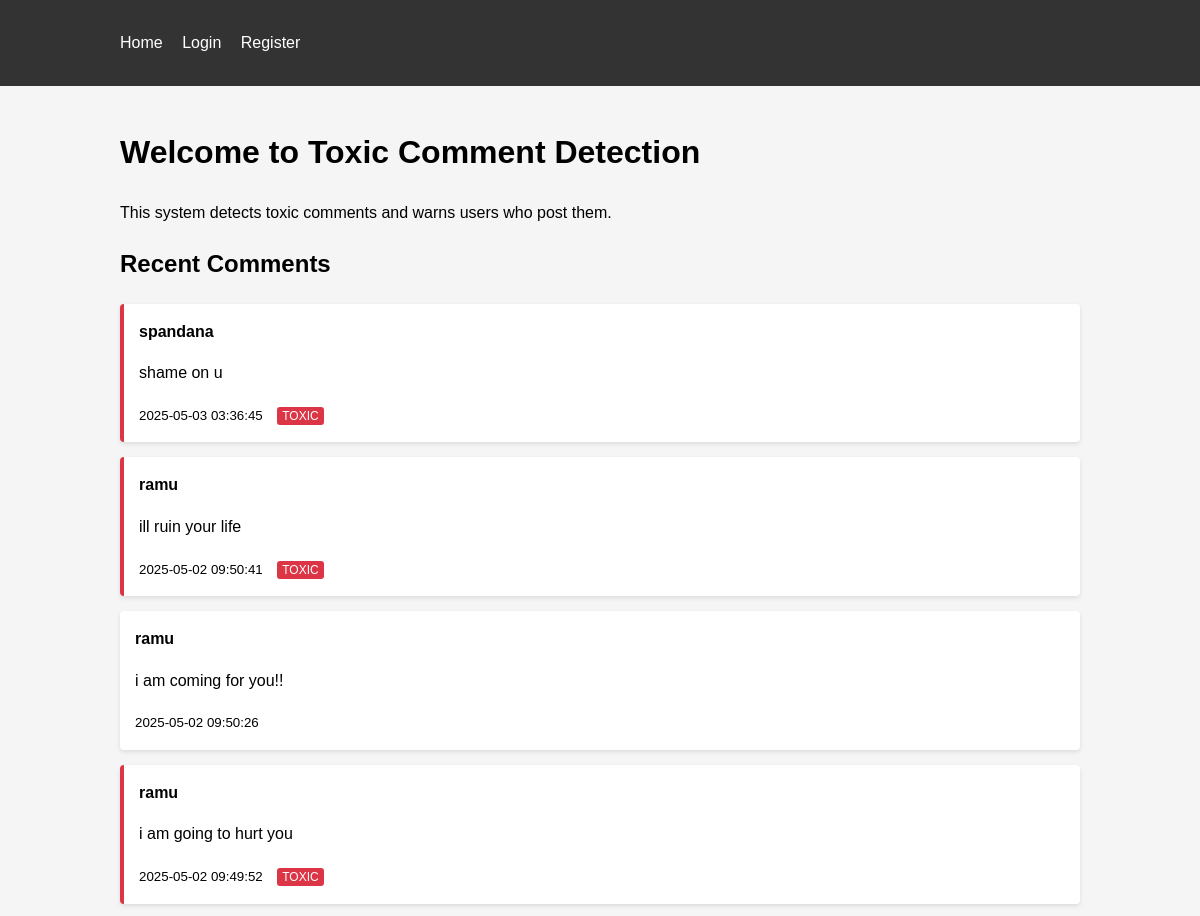
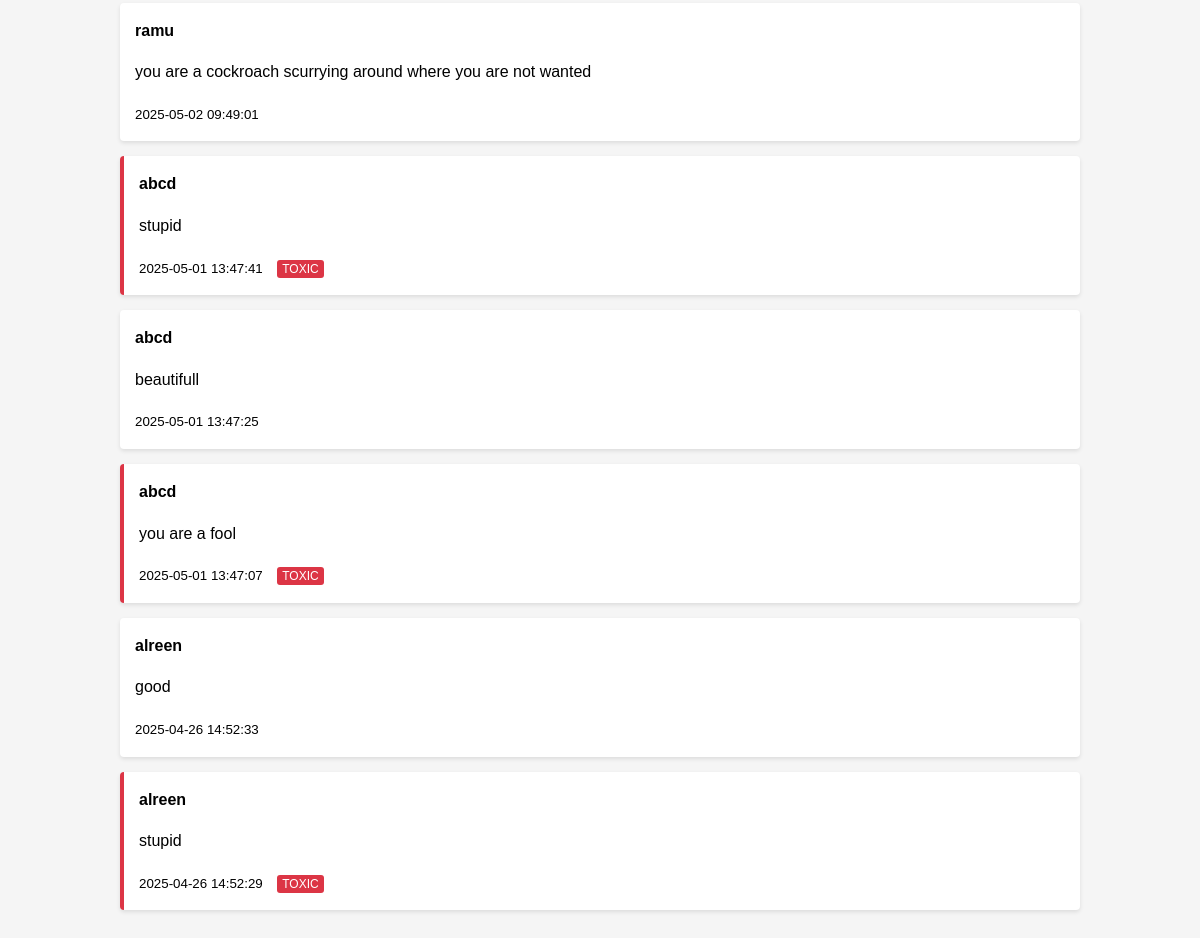
The page / on the database its author committed (2 pictures, top to bottom).
### app.py (models this page shows)
class Comment(db.Model):
    id = db.Column(db.Integer, primary_key=True)
    content = db.Column(db.Text, nullable=False)
    is_toxic = db.Column(db.Boolean, default=False)
    user_id = db.Column(db.Integer, db.ForeignKey('user.id'), nullable=False)
    user = db.relationship('User', backref=db.backref('comments', lazy=True))
    created_at = db.Column(db.DateTime, default=db.func.current_timestamp())

class User(UserMixin, db.Model):
    id = db.Column(db.Integer, primary_key=True)
    username = db.Column(db.String(80), unique=True, nullable=False)
    email = db.Column(db.String(120), unique=True, nullable=False)
    password = db.Column(db.String(200), nullable=False)
    is_admin = db.Column(db.Boolean, default=False)
    is_blocked = db.Column(db.Boolean, default=False)
    warning_count = db.Column(db.Integer, default=0)

### app.py (the view)
@app.route('/')
def index():
    comments = Comment.query.order_by(Comment.created_at.desc()).limit(10).all()
    return render_template('index.html', comments=comments)

### templates/index.html
{% extends "base.html" %}
{% block content %}
    <h1>Welcome to Toxic Comment Detection</h1>
    <p>This system detects toxic comments and warns users who post them.</p>
    <h2>Recent Comments</h2>
    <div class="comments">
        {% for comment in comments %}
            <div class="comment {% if comment.is_toxic %}toxic{% endif %}">
                <strong>{{ comment.user.username }}</strong>
                <p>{{ comment.content }}</p>
                <small>{{ comment.created_at }}</small>
                {% if comment.is_toxic %}
                    <span class="toxic-label">TOXIC</span>
                {% endif %}
            </div>
        {% endfor %}
    </div>
{% endblock %}

### templates/base.html (shortened to what this page needs)
<!DOCTYPE html>
<html lang="en">
<head>
    <link rel="stylesheet" href="{{ url_for('static', filename='style.css') }}">
</head>
<body>
    <nav>
        <div class="container">
            <a href="{{ url_for('index') }}">Home</a>
            {% if current_user.is_authenticated %}
                <a href="{{ url_for('dashboard') }}">Dashboard</a>
                {% if current_user.is_admin %}
                    <a href="{{ url_for('admin') }}">Admin</a>
                {% endif %}
                <a href="{{ url_for('logout') }}">Logout</a>
            {% else %}
                <a href="{{ url_for('login') }}">Login</a>
                <a href="{{ url_for('register') }}">Register</a>
            {% endif %}
        </div>
    </nav>
    <div class="container">
        {% block content %}{% endblock %}
    </div>
</body>
</html>

### static/style.css (style rules this page uses)
body { font-family: Arial, sans-serif; line-height: 1.6; margin: 0; padding: 0; background-color: #f5f5f5; }
.container { width: 80%; margin: 0 auto; padding: 20px; }
nav { background-color: #333; color: white; padding: 10px 0; }
nav a { color: white; margin-right: 15px; text-decoration: none; }
.comments { margin-top: 20px; }
.comment { background-color: white; padding: 15px; margin-bottom: 15px; border-radius: 4px; box-shadow: 0 2px 4px rgba(0,0,0,0.1); }
.comment.toxic { border-left: 4px solid #dc3545; }
.toxic-label { background-color: #dc3545; color: white; padding: 2px 5px; border-radius: 3px; font-size: 12px; margin-left: 10px; }

### rows shown on the page
Comment: user.username "spandana", content "shame on u", created_at "2025-05-03 03:36:45", is_toxic "TOXIC"
Comment: user.username "ramu", content "ill ruin your life", created_at "2025-05-02 09:50:41", is_toxic "TOXIC"
Comment: user.username "ramu", content "i am coming for you!!", created_at "2025-05-02 09:50:26"
Comment: user.username "ramu", content "i am going to hurt you", created_at "2025-05-02 09:49:52", is_toxic "TOXIC"
Comment: user.username "ramu", content "you are a cockroach scurrying around where you are not wanted", created_at "2025-05-02 09:49:01"
Comment: user.username "abcd", content "stupid", created_at "2025-05-01 13:47:41", is_toxic "TOXIC"
Comment: user.username "abcd", content "beautifull", created_at "2025-05-01 13:47:25"
Comment: user.username "abcd", content "you are a fool", created_at "2025-05-01 13:47:07", is_toxic "TOXIC"
Comment: user.username "alreen", content "good", created_at "2025-04-26 14:52:33"
Comment: user.username "alreen", content "stupid", created_at "2025-04-26 14:52:29", is_toxic "TOXIC"
